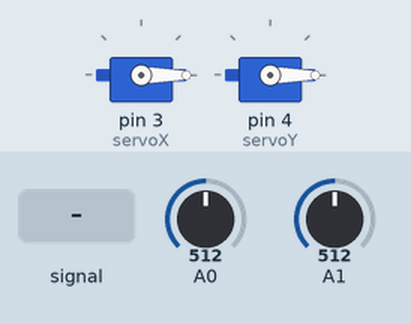
Bench run of a sketch on a simulated Arduino Uno, built with avr-gcc and run on an emulated ATmega328P. On the bench: 2 × servo. The inputs (shaded band) are chosen by the test bench; at power-on: A0 = 512, A1 = 512.

Above: at 4.2 s.
4.3 s: A0 fed a 200 Hz sine of ±81 counts around its level
At 5.38 s:
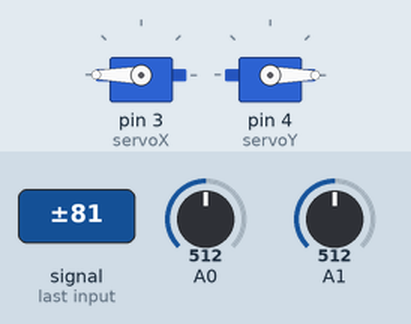
7.3 s: A0 set to 716
At 10.2 s:
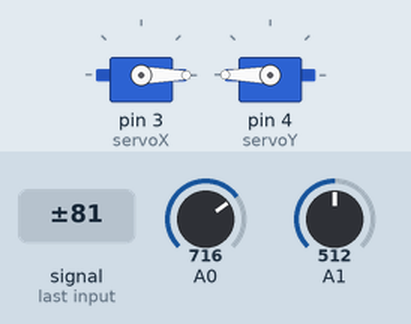
10.3 s: A1 set to 716
11.8 s: A1 set to 900
Timing chart, 0 to 15.8 s (numbered marks = the images above; inputs shaded):
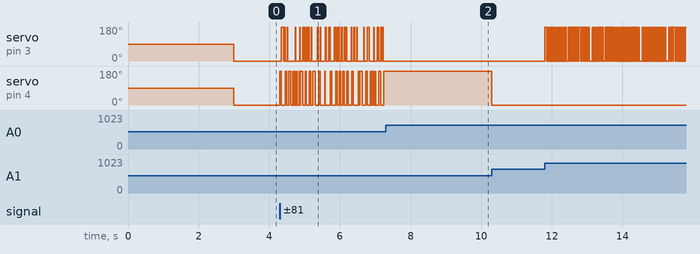

The sketch:

TVC.ino
```cpp
#include <Servo.h>
#include <MPU6050_tockn.h>
#include <Wire.h>

MPU6050 mpu6050(Wire);

double kp = 2;
double ki = 5;
double kd = 1;

double kpY = 2;
double kiY = 5;
double kdY = 1;

unsigned long currentTime, previousTime;
double elapsedTime;
double error;
double lastError;
double inputX, inputY, outputX, outputY, setPointX, setPointY;
double cumError, rateError;

Servo servoX;
Servo servoY;

void setup(){
  servoX.attach(3);
  servoY.attach(4);
  Wire.begin();
  mpu6050.begin();
  mpu6050.calcGyroOffsets(true);
  setPointX = 0;//set point at zero degrees
  setPointY = 0;

}

void loop(){
     inputX = analogRead(A0);                //read from rotary encoder connected to A0
     inputY = analogRead(A1);
     outputX = computePIDX(inputX);
     outputY = computePIDY(inputY);

     if(outputX > 180){
        outputX = 180;
      }

     if(outputX < 0){
        outputX = 0;
      }

     if(outputY > 180){
        outputY = 180;
      }

     if(outputY < 0){
        outputY = 0;
      }

     servoX.write(outputX);                //control the motor based on PID value
     servoY.write(outputY);
}

double computePIDX(double inp){
        currentTime = millis();                //get current time
        elapsedTime = (double)(currentTime - previousTime);        //compute time elapsed from previous computation

        error = setPointX - inp;                                // determine error
        cumError += error * elapsedTime;                // compute integral
        rateError = (error - lastError)/elapsedTime;   // compute derivative

        double out = kp*error + ki*cumError + kd*rateError;                //PID output

        lastError = error;                                //remember current error
        previousTime = currentTime;                        //remember current time

        return out;                                        //have function return the PID output
}


double computePIDY(double inp){
        currentTime = millis();                //get current time
        elapsedTime = (double)(currentTime - previousTime);        //compute time elapsed from previous computation

        error = setPointY - inp;                                // determine error
        cumError += error * elapsedTime;                // compute integral
        rateError = (error - lastError)/elapsedTime;   // compute derivative

        double out = kpY*error + kiY*cumError + kdY*rateError;                //PID output

        lastError = error;                                //remember current error
        previousTime = currentTime;                        //remember current time

        return out;                                        //have function return the PID output
}
```

Measured:
- after the input at 7.3 s, servo on pin 3 (servoX): stops changing and stays 0°; servo on pin 4 (servoY): stops changing and stays 180°
